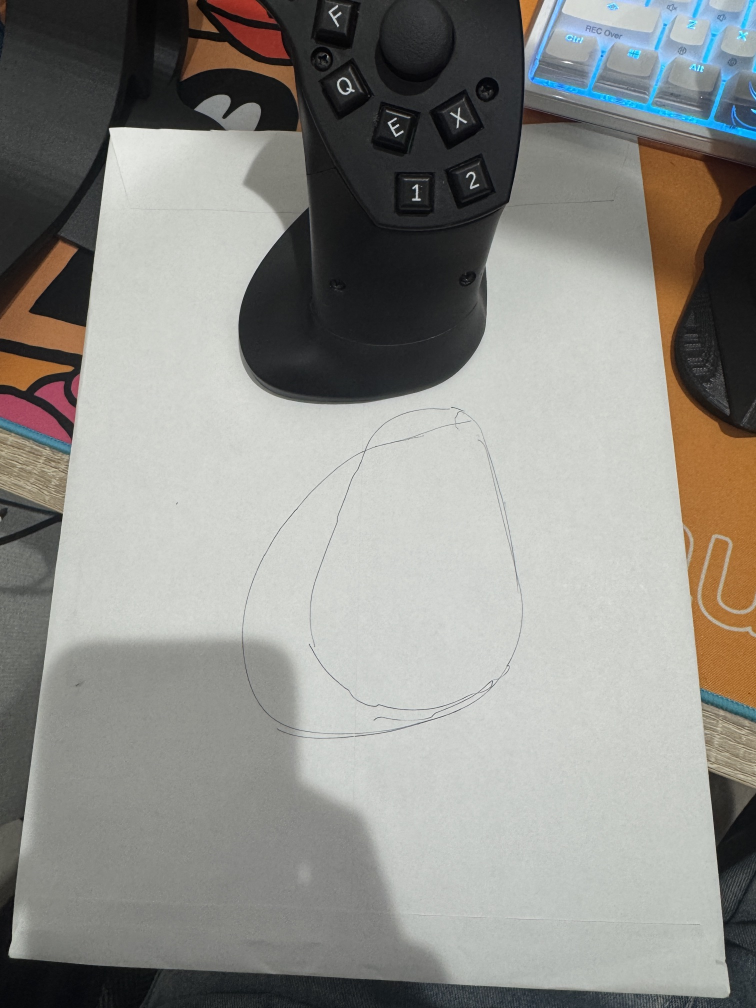
#> input picture reference/mouserpad/IMG_1183_sole_trace_product_and_v7.jpg, 1512 x 2016 px (shown at 1/2 size)
$ python sole_trace.py
#> lines starting #> are read from the running program, lines starting #| are printed output that depends on the picture; after the words box and inside, x2 and y2 are one past the last pixel; in counts of white or black regions, pixels touching at a corner belong together
"""既製品と試作7号の土台を紙になぞった写真(IMG_1183)から、既製品の土台の外形を取り出す。

1. 紙の四隅で写真を真上から見た形に直す(A4 として 210x297mm)
2. なぞった線の上に点を打つ(下の PRODUCT / PROTO、紙の上の mm)
3. 試作7号の線は、外形が分かっているので物差しの確かめに使う(長さ 102mm、モデルの接地面 98.5mm)
4. 紙の座標を本体の座標に直す: 紙の上(前)→ +X、紙の左(手のひら側)→ +Y
   x = 104.2 - 紙のy、y = 144 - 紙のx(前後は既製品の土台の真ん中を横の写真の値に、左右は試作の線の幅の中心に合わせた)
出力: hardware/base_outline.scad(なめらかにした外形と、x ごとの左右の端の表)、
      reference/trace/IMG_1183_sole.jpg(点を打った図)
"""
import cv2, numpy as np, sys, os
ROOT = os.path.dirname(os.path.dirname(os.path.dirname(os.path.abspath(__file__))))
src = cv2.imread(os.path.join(ROOT, 'reference/mouserpad/IMG_1183_sole_trace_product_and_v7.jpg'))
#> src is the input picture: shape (2016, 1512, 3); mean B, G, R 136.7, 141.5, 142
corners = np.float32([[219, 256], [1272, 268], [1485, 1993], [20, 1922]])   # 紙の四隅(写真の画素)
K = 4
M = cv2.getPerspectiveTransform(corners, np.float32([[0, 0], [210 * K, 0], [210 * K, 297 * K], [0, 297 * K]]))
warp = cv2.warpPerspective(src, M, (210 * K, 297 * K))
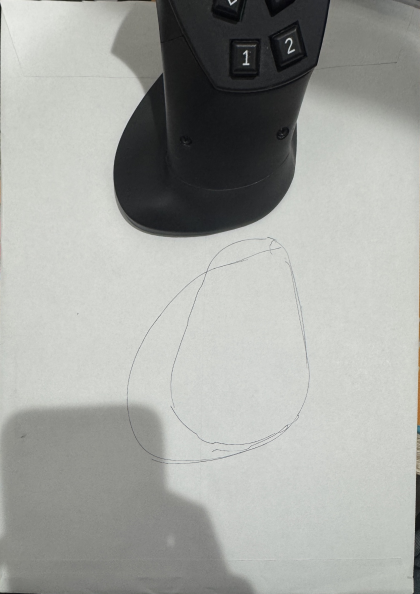
#> warp: shape (1188, 840, 3) (shown at 1/2 size); mean B, G, R 161.8, 165.8, 164

PRODUCT = [(141, 123), (130, 128), (120, 133), (110, 137), (100, 142), (90, 149), (80, 158), (72, 168), (66, 180),
           (64, 195), (65, 207), (69, 218), (76, 226), (85, 230), (100, 231), (115, 230), (128, 227), (140, 221),
           (148, 212), (152, 200), (153, 188), (152, 175), (149, 162), (146, 148), (143, 134)]
PROTO = [(128, 120), (118, 121), (108, 128), (103, 138), (98, 150), (93, 165), (88, 180), (86, 195), (87, 206),
         (92, 214), (100, 220), (108, 222), (125, 222), (138, 218), (146, 213), (150, 205), (152, 190), (150, 170),
         (147, 152), (143, 133), (135, 122)]

# 前後の位置は、なぞった既製品の土台の真ん中を、横の写真で測った土台の真ん中(-73.6)に合わせる
# (最初は試作7号の線の先で合わせていて、既製品より約 6mm 後ろにずれていた)
def to_model(p): return (104.2 - p[1], 144 - p[0])
def chaikin(pts, n=3):
#> called with n = 3
    for _ in range(n):
        q = []
        for i in range(len(pts)):
            a, b = np.array(pts[i]), np.array(pts[(i + 1) % len(pts)])
            q += [0.75 * a + 0.25 * b, 0.25 * a + 0.75 * b]
        pts = q
    return np.array(pts)

prod = chaikin([to_model(p) for p in PRODUCT])
# x ごとの左右の端(指側 ymin, 手のひら側 ymax)
xs = np.linspace(prod[:, 0].min() + 0.2, prod[:, 0].max() - 0.2, 60)
ymin, ymax = [], []
for x in xs:
    ys = []
    for i in range(len(prod)):
        a, b = prod[i], prod[(i + 1) % len(prod)]
        if (a[0] - x) * (b[0] - x) <= 0 and a[0] != b[0]:
            ys.append(a[1] + (x - a[0]) / (b[0] - a[0]) * (b[1] - a[1]))
    ymin.append(min(ys)); ymax.append(max(ys))
with open(os.path.join(ROOT, 'hardware/base_outline.scad'), 'w') as f:
    f.write('// 自動生成: reference/tools/sole_trace.py(IMG_1183 の紙になぞった既製品の土台)\n')
    f.write('base_outline_pts = [%s];\n' % ', '.join('[%.1f, %.1f]' % tuple(p) for p in prod))
    f.write('base_x_range = [%.1f, %.1f];\n' % (xs[0], xs[-1]))
    f.write('base_ymin_tab = [%s];\n' % ', '.join('[%.1f, %.1f]' % (x, y) for x, y in zip(xs, ymin)))
    f.write('base_ymax_tab = [%s];\n' % ', '.join('[%.1f, %.1f]' % (x, y) for x, y in zip(xs, ymax)))
pm = np.array([to_model(p) for p in PROTO])
print('product: x %.1f..%.1f (%.1f mm), y %.1f..%.1f (%.1f mm)' % (prod[:, 0].min(), prod[:, 0].max(), np.ptp(prod[:, 0]),
      prod[:, 1].min(), prod[:, 1].max(), np.ptp(prod[:, 1])))
print('proto  : length %.1f mm (model contact 98.5), width %.1f mm (model contact 70)' % (np.ptp(pm[:, 0]), np.ptp(pm[:, 1])))
v = warp.copy()
for pts, col in [(PRODUCT, (0, 0, 255)), (PROTO, (255, 120, 0))]:
    for p in pts: cv2.circle(v, (int(p[0] * K), int(p[1] * K)), 6, col, -1)
    cv2.polylines(v, [np.int32([(p[0] * K, p[1] * K) for p in pts])], True, col, 2)
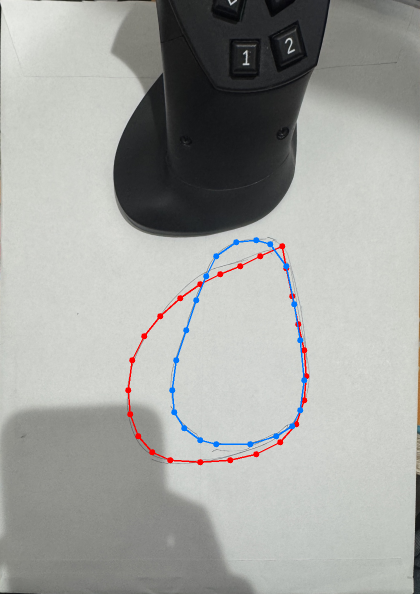
#> v: shape (1188, 840, 3) (shown at 1/2 size); 0.99% of pixels changed, all inside (x1, y1, x2, y2) = (250, 474, 619, 931)
cv2.putText(v, 'red: product  blue: prototype 7', (20, 1150), 0, 1.0, (0, 0, 0), 2)
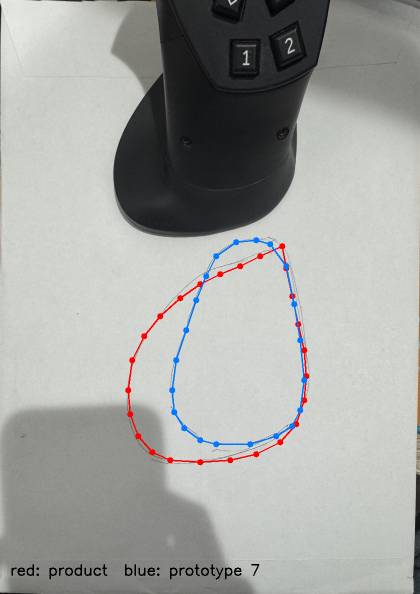
#> v: shape (1188, 840, 3) (shown at 1/2 size); 0.3% of pixels changed, all inside (x1, y1, x2, y2) = (23, 1128, 519, 1159)
os.makedirs(os.path.join(ROOT, 'reference/trace'), exist_ok=True)
cv2.imwrite(os.path.join(ROOT, 'reference/trace/IMG_1183_sole.jpg'), v[100 * K:245 * K, 40 * K:175 * K])
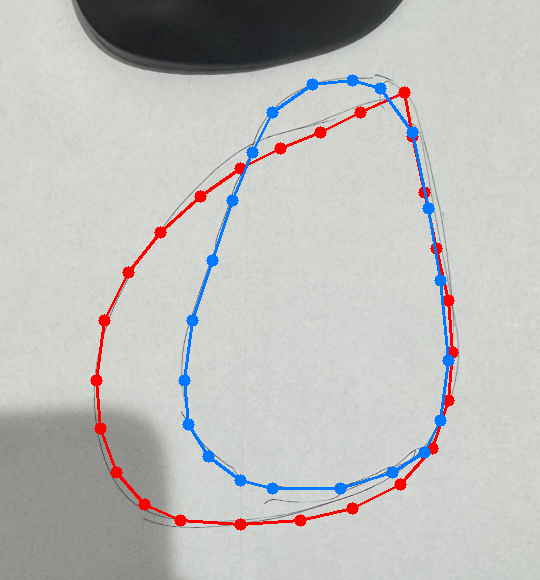
#> saved as IMG_1183_sole.jpg: shape (580, 540, 3); mean B, G, R 187.8, 189.7, 189.9

$ run again, with reference/mouserpad/IMG_1090_lying_on_a4_b.jpg copied over reference/mouserpad/IMG_1183_sole_trace_product_and_v7.jpg
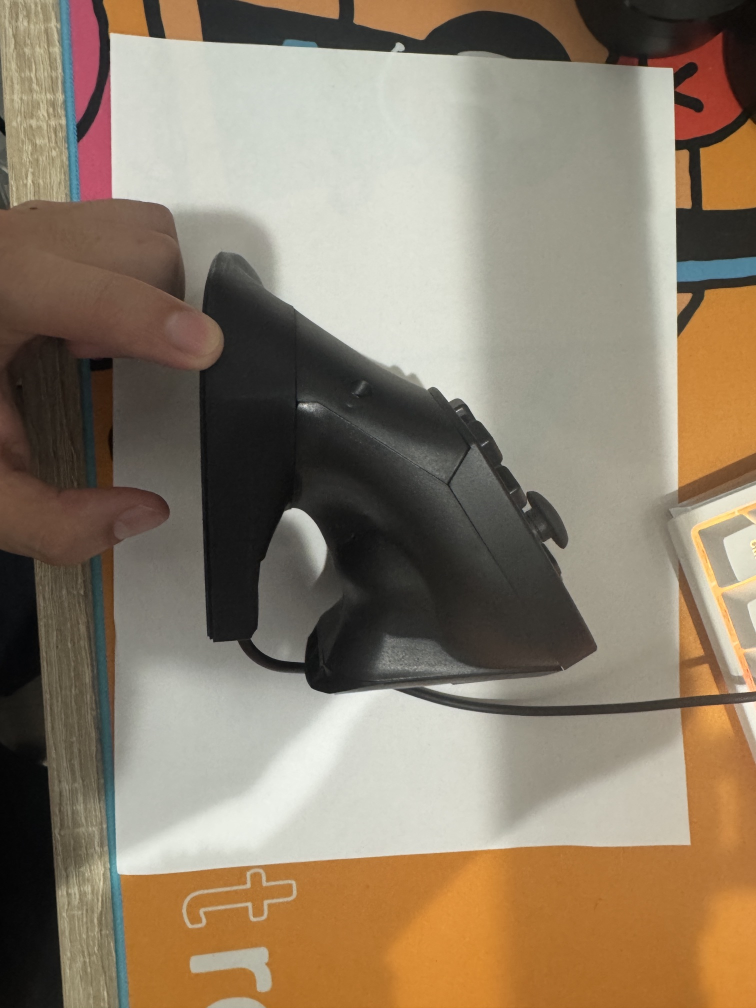
#> input picture reference/mouserpad/IMG_1090_lying_on_a4_b.jpg, 1512 x 2016 px (shown at 1/2 size)
#> src is the input picture: shape (2016, 1512, 3); mean B, G, R 105.7, 125.5, 140.6
#> after the loop `for pts, col in [(PRODUCT, (0, 0, 255)), (PROTO, (255, 120, 0))]:`:
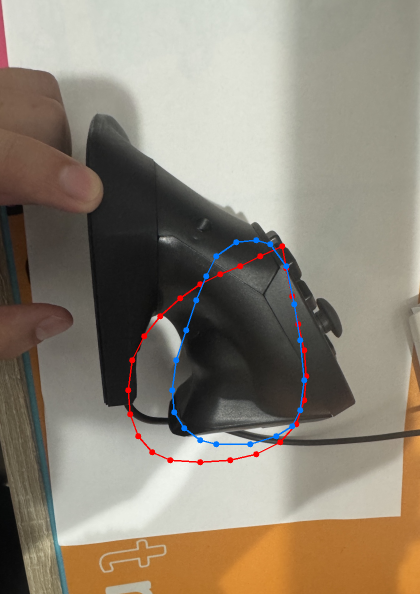
#> v: shape (1188, 840, 3) (shown at 1/2 size); mean B, G, R 117.4, 131.9, 141.4
#> `cv2.imwrite(os.path.join(ROOT, 'reference/trace/IMG_1183_sole.jpg'), v..`:
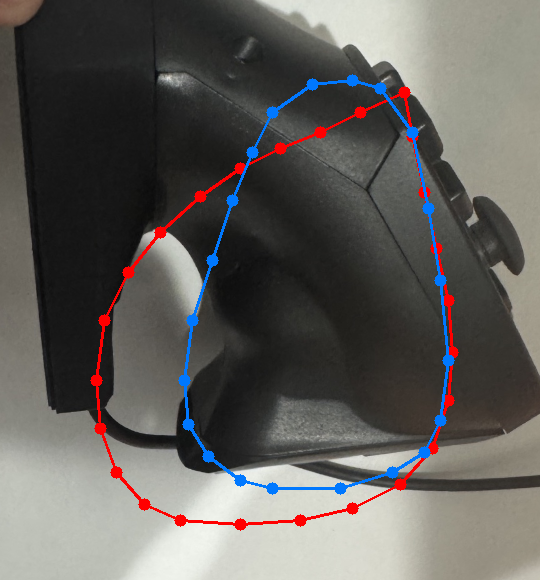
#> saved as IMG_1183_sole.jpg: shape (580, 540, 3); mean B, G, R 91.4, 94.7, 97.4

$ run again, with reference/mouserpad/IMG_1091_lying_on_a4_a.jpg copied over reference/mouserpad/IMG_1183_sole_trace_product_and_v7.jpg
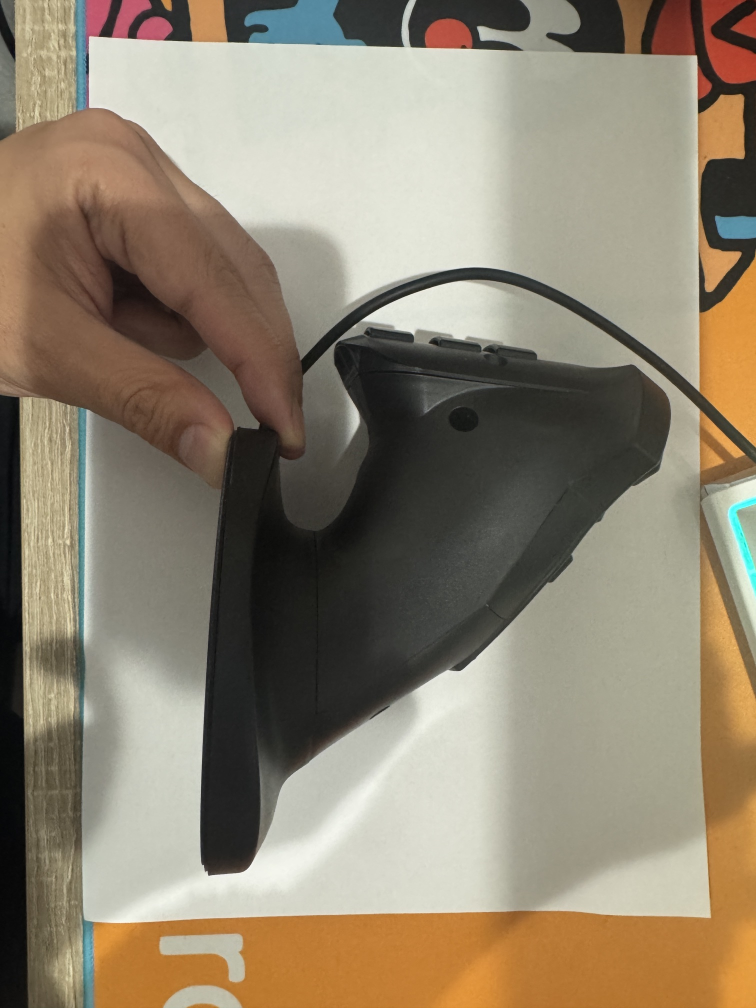
#> input picture reference/mouserpad/IMG_1091_lying_on_a4_a.jpg, 1512 x 2016 px (shown at 1/2 size)
#> src is the input picture: shape (2016, 1512, 3); mean B, G, R 111.6, 130.9, 142.3
#> after the loop `for pts, col in [(PRODUCT, (0, 0, 255)), (PROTO, (255, 120, 0))]:`:
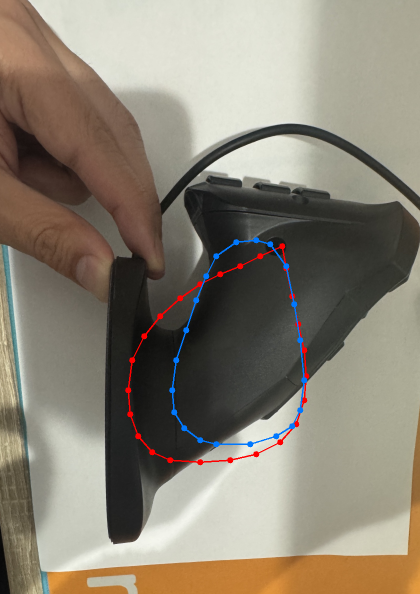
#> v: shape (1188, 840, 3) (shown at 1/2 size); mean B, G, R 115.1, 129.3, 137.2
#> `cv2.imwrite(os.path.join(ROOT, 'reference/trace/IMG_1183_sole.jpg'), v..`:
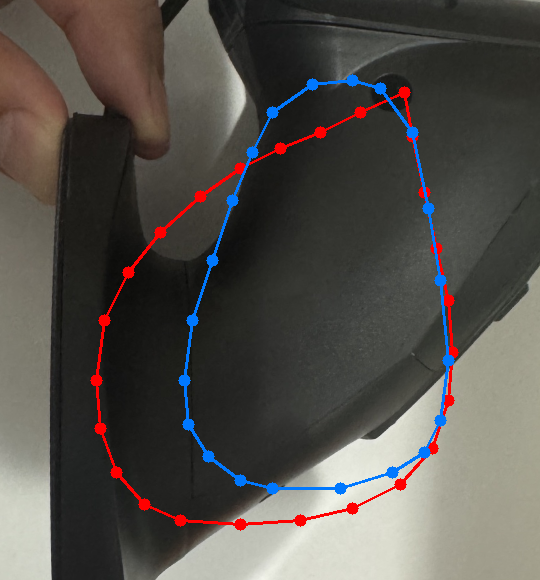
#> saved as IMG_1183_sole.jpg: shape (580, 540, 3); mean B, G, R 75.4, 80.1, 84.1

$ run again, with reference/mouserpad/IMG_1092_top_on_a4.jpg copied over reference/mouserpad/IMG_1183_sole_trace_product_and_v7.jpg
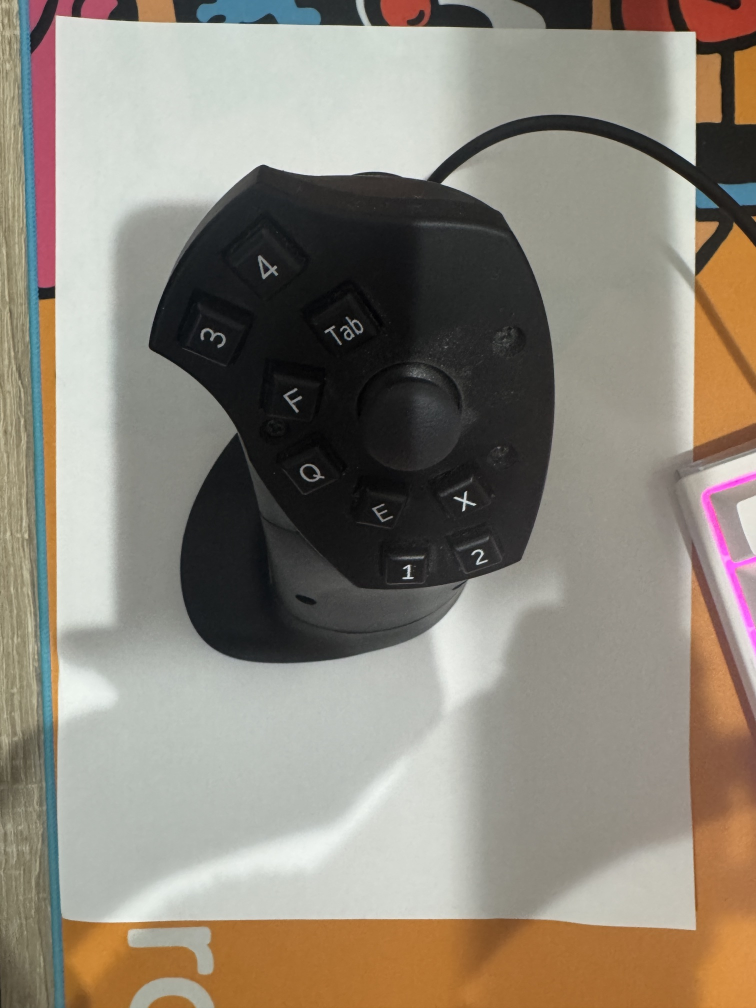
#> input picture reference/mouserpad/IMG_1092_top_on_a4.jpg, 1512 x 2016 px (shown at 1/2 size)
#> src is the input picture: shape (2016, 1512, 3); mean B, G, R 121.2, 133.3, 140.9
#> after the loop `for pts, col in [(PRODUCT, (0, 0, 255)), (PROTO, (255, 120, 0))]:`:
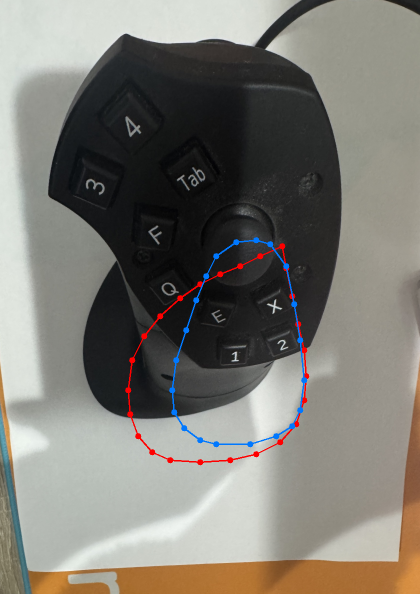
#> v: shape (1188, 840, 3) (shown at 1/2 size); mean B, G, R 114.2, 121.3, 124
#> `cv2.imwrite(os.path.join(ROOT, 'reference/trace/IMG_1183_sole.jpg'), v..`:
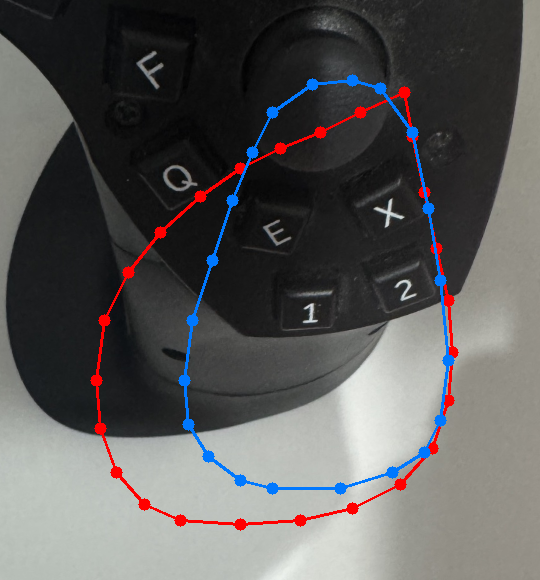
#> saved as IMG_1183_sole.jpg: shape (580, 540, 3); mean B, G, R 89.4, 89.9, 91.3
